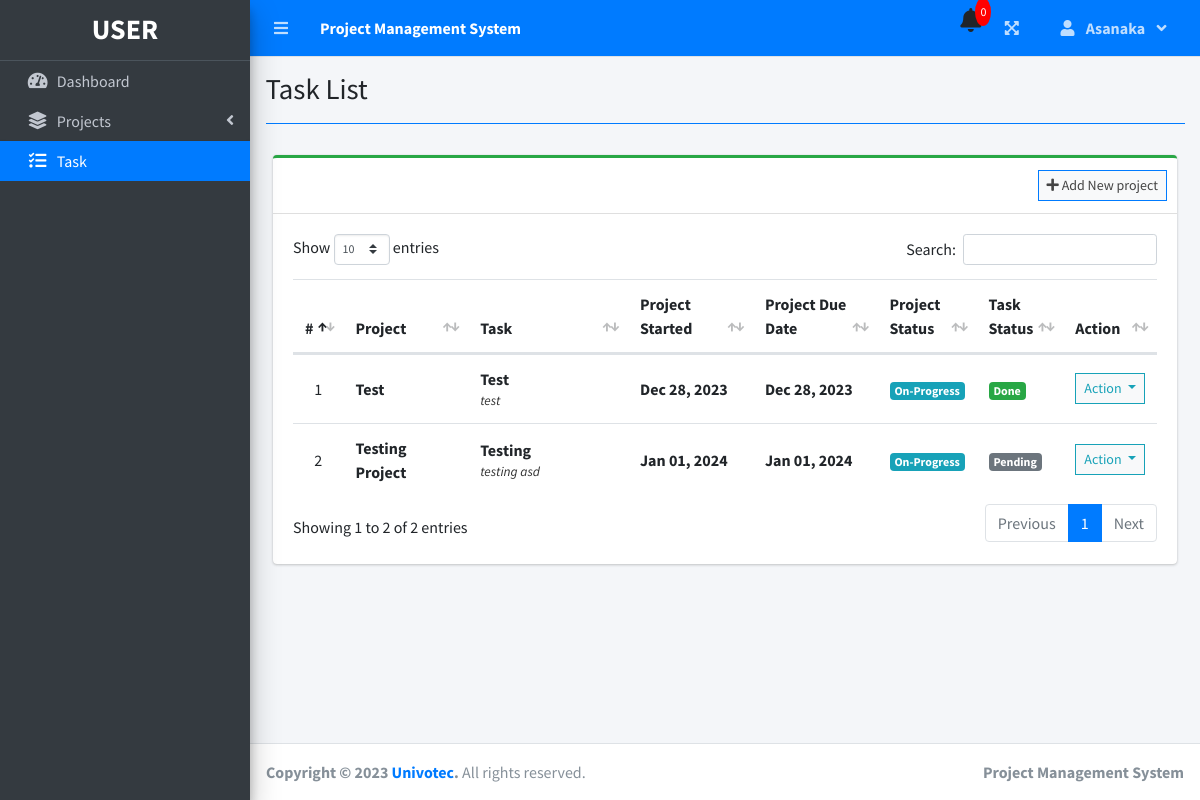
Screenshot of /index.php?page=task_list (signed in) with the database file from the repository.
### tables this page shows
CREATE TABLE `task_list` (
  `id` int(30) NOT NULL,
  `project_id` int(30) NOT NULL,
  `task` varchar(200) NOT NULL,
  `description` text NOT NULL,
  `type` tinyint(4) NOT NULL,
  `priority` tinyint(4) NOT NULL,
  `start_date` date NOT NULL,
  `due_date` date NOT NULL,
  `progress` varchar(20) NOT NULL,
  `status` tinyint(4) NOT NULL,
  `date_created` datetime NOT NULL DEFAULT current_timestamp()
);

CREATE TABLE `project_list` (
  `id` int(30) NOT NULL,
  `name` varchar(200) NOT NULL,
  `description` text NOT NULL,
  `status` tinyint(2) NOT NULL,
  `start_date` date NOT NULL,
  `review_brief_date` date NOT NULL,
  `design_date` date NOT NULL,
  `development_date` date NOT NULL,
  `site_test_date` date NOT NULL,
  `uat_date` date NOT NULL,
  `go_live_date` date NOT NULL,
  `end_date` date NOT NULL,
  `manager_id` int(30) NOT NULL,
  `user_ids` text NOT NULL,
  `date_created` datetime NOT NULL DEFAULT current_timestamp()
);

### task_list.php (the view, shortened to what this page needs)
<?php include'db_connect.php' ?>
<div class="col-lg-12">
	<div class="card card-outline card-success">
		<div class="card-header">
			<div class="card-tools">
				<a class="btn btn-block btn-sm btn-default btn-flat border-primary" href="./index.php?page=new_project"><i class="fa fa-plus"></i> Add New project</a>
			</div>
		</div>
		<div class="card-body">
			<table class="table tabe-hover table-condensed" id="list">
				<colgroup>
					<col width="5%">
					<col width="15%">
					<col width="20%">
					<col width="15%">
					<col width="15%">
					<col width="10%">
					<col width="10%">
					<col width="10%">
				</colgroup>
				<thead>
					<tr>
						<th class="text-center">#</th>
						<th>Project</th>
						<th>Task</th>
						<th>Project Started</th>
						<th>Project Due Date</th>
						<th>Project Status</th>
						<th>Task Status</th>
						<th>Action</th>
					</tr>
				</thead>
				<tbody>
					<?php
					$i = 1;
					$where = "";
					if($_SESSION['login_type'] == 2){
						$where = " where p.manager_id = '{$_SESSION['login_id']}' ";
					}elseif($_SESSION['login_type'] == 3){
						$where = " where concat('[',REPLACE(p.user_ids,',','],['),']') LIKE '%[{$_SESSION['login_id']}]%' ";
					}
					$stat = array("Pending","Started","On-Progress","On-Hold","Over Due","Done");
					$qry = $conn->query("SELECT t.*,p.name as pname,p.start_date,p.status as pstatus, p.end_date,p.id as pid FROM task_list t inner join project_list p on p.id = t.project_id $where order by p.name asc");
					while($row= $qry->fetch_assoc()):
						$trans = get_html_translation_table(HTML_ENTITIES,ENT_QUOTES);
						unset($trans["\""], $trans["<"], $trans[">"], $trans["<h2"]);
						$desc = strtr(html_entity_decode($row['description']),$trans);
						$desc=str_replace(array("<li>","</li>"), array("",", "), $desc);
		                $cprog = $conn->query("SELECT * FROM task_list where project_id = {$row['pid']} and status = 3")->num_rows;
		                $prod = $conn->query("SELECT * FROM user_productivity where project_id = {$row['pid']}")->num_rows;
		                if($row['pstatus'] == 0 && strtotime(date('Y-m-d')) >= strtotime($row['start_date'])):
		                if($prod  > 0  || $cprog > 0)
		                  $row['pstatus'] = 2;
		                else
		                  $row['pstatus'] = 1;
		                elseif($row['pstatus'] == 0 && strtotime(date('Y-m-d')) > strtotime($row['end_date'])):
		                $row['pstatus'] = 4;
		                endif;
					?>
					<tr>
						<td class="text-center"><?php echo $i++ ?></td>
						<td>
							<p><b><?php echo ucwords($row['pname']) ?></b></p>
						</td>
						<td>
							<p><b><?php echo ucwords($row['task']) ?></b></p>
							<p class="truncate"><?php echo strip_tags($desc) ?></p>
						</td>
						<td><b><?php echo date("M d, Y",strtotime($row['start_date'])) ?></b></td>
						<td><b><?php echo date("M d, Y",strtotime($row['end_date'])) ?></b></td>
						<td class="text-center">
							<?php
							  if($stat[$row['pstatus']] =='Pending'){
							  	echo "<span class='badge badge-secondary'>{$stat[$row['pstatus']]}</span>";
							  }elseif($stat[$row['pstatus']] =='Started'){
							  	echo "<span class='badge badge-primary'>{$stat[$row['pstatus']]}</span>";
							  }elseif($stat[$row['pstatus']] =='On-Progress'){
							  	echo "<span class='badge badge-info'>{$stat[$row['pstatus']]}</span>";
							  }elseif($stat[$row['pstatus']] =='On-Hold'){
							  	echo "<span class='badge badge-warning'>{$stat[$row['pstatus']]}</span>";
							  }elseif($stat[$row['pstatus']] =='Over Due'){
							  	echo "<span class='badge badge-danger'>{$stat[$row['pstatus']]}</span>";
							  }elseif($stat[$row['pstatus']] =='Done'){
							  	echo "<span class='badge badge-success'>{$stat[$row['pstatus']]}</span>";
							  }
							?>
						</td>
						<td>
                        	<?php
                        	if($row['status'] == 1){
						  		echo "<span class='badge badge-secondary'>Pending</span>";
                        	}elseif($row['status'] == 2){
						  		echo "<span class='badge badge-primary'>On-Progress</span>";
                        	}elseif($row['status'] == 3){
						  		echo "<span class='badge badge-success'>Done</span>";
                        	}
                        	?>
                        </td>
						<td class="text-center">
							<button type="button" class="btn btn-default btn-sm btn-flat border-info wave-effect text-info dropdown-toggle" data-toggle="dropdown" aria-expanded="true">
		                      Action
		                    </button>
						</td>
					</tr>
				<?php endwhile; ?>
				</tbody>
			</table>
		</div>
	</div>
</div>

### task_list.php (style rules this page uses)
table p { margin: unset !important; }
table td { vertical-align: middle !important }

### rows the page displays
task_list: pname "Test", task "Test", description "test", start_date "Dec 28, 2023", end_date "Dec 28, 2023", pstatus "On-Progress", shows "Done"
task_list: project_list.name "Testing Project", task "Testing", description "testing asd", project_list.start_date "Jan 01, 2024", project_list.end_date "Jan 01, 2024", type "On-Progress", status "Pending"

### other values shown
$_SESSION['system']['name'] "Project Management System"
$_SESSION['login_firstname'] "Asanaka"
$title "Task List"
